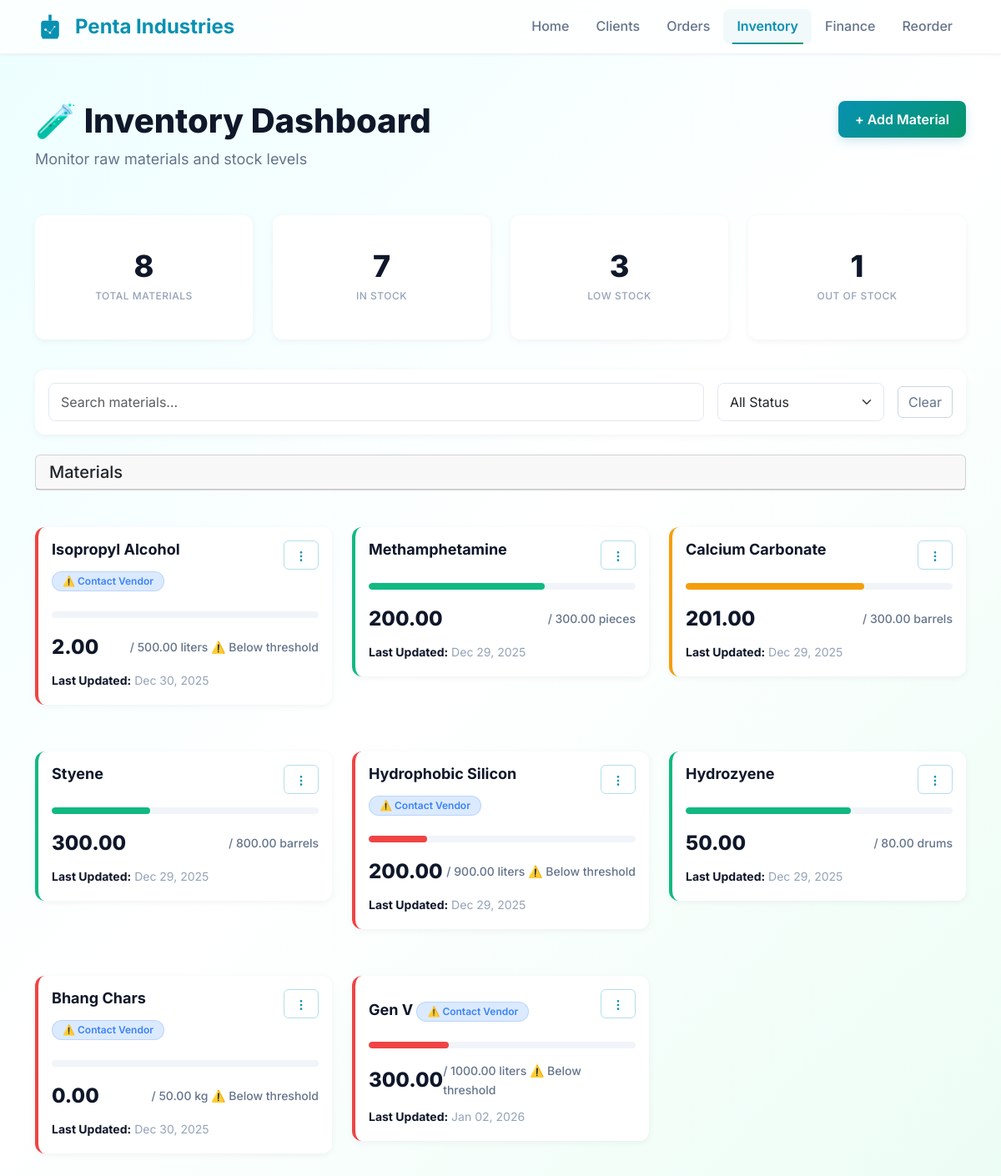
The app's page /inventory/, older data.
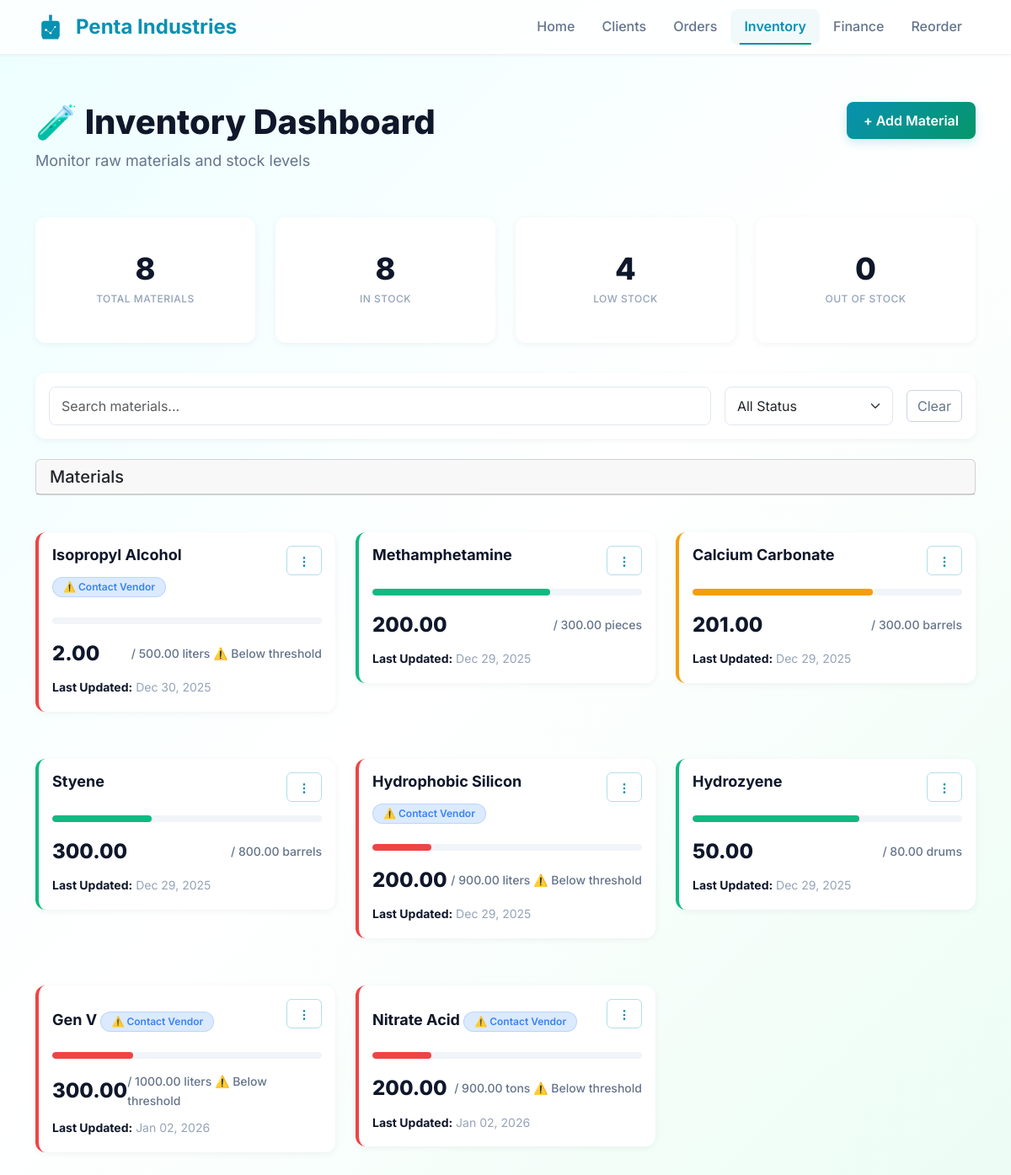
The same page, newer data.
### core/models.py (models this page shows, shortened)
class Material(models.Model):
    name = models.CharField(max_length=200)
    description = models.TextField(blank=True)
    reorder_level = models.DecimalField(max_digits=10, decimal_places=2, default=50.00)
    quantity = models.DecimalField(max_digits=10, decimal_places=2)
    unit = models.CharField(max_length=20, default='kg')
    max_quantity = models.DecimalField(max_digits=10, decimal_places=2, default=1000.00)
    threshold = models.DecimalField(max_digits=10, decimal_places=2, default=100.00)
    vendors = models.ManyToManyField('Vendor', related_name='materials', blank=True)
    last_updated = models.DateField(auto_now=True)  # ← Use DateField, not DateTimeField
    created_at = models.DateField(auto_now_add=True)  # ← Use DateField, not DateTimeField

### core/views.py (the view, shortened to what this page needs)
# urls.py: path('inventory/', views.inventory_dashboard, name='inventory_dashboard'),
def inventory_dashboard(request):
    materials = Material.objects.all()
    search_query = request.GET.get('search')
    status_filter = request.GET.get('status')
    if search_query:
        materials = materials.filter(name__icontains=search_query)
    if status_filter == 'out_of_stock':
        materials = materials.filter(quantity=0)
    elif status_filter == 'low_stock':
        materials = materials.filter(quantity__gt=0, quantity__lt=F('threshold'))
    elif status_filter == 'in_stock':
        materials = materials.filter(quantity__gt=0)
    all_materials = Material.objects.all()
    total_materials = all_materials.count()
    out_of_stock = all_materials.filter(quantity=0).count()
    in_stock = all_materials.filter(quantity__gt=0).count()
    low_stock = all_materials.filter(quantity__gt=0, quantity__lt=F('threshold')).count()
    for mat in materials:
        q = mat.quantity
        t = mat.threshold
        if q <= 0:
            mat.status = 'danger'
        elif q <= t:
            mat.status = 'danger'  # or 'warning' if you prefer
        elif q < t * Decimal('1.5'):
            mat.status = 'warning'
        else:
            mat.status = 'fill'
        max_q = max(mat.max_quantity, Decimal('1'))
        mat.bar_width = min(100, int((q / max_q) * 100))
        mat.bar_class = mat.status
        mat.show_warning = q < t
    context = {
        'materials': materials,
        'total_materials': total_materials,
        'in_stock': in_stock,
        'low_stock': low_stock,
        'out_of_stock': out_of_stock,
    }
    return render(request, 'inventory.html', context)

### templates/inventory.html (shortened to what the changed rows need)
{% load static %}
{% load math_extras %}
<!DOCTYPE html>
<html lang="en">
<head>
  <link href="https://cdn.jsdelivr.net/npm/bootstrap@5.3.2/dist/css/bootstrap.min.css" rel="stylesheet">
  <link href="{% static 'css/inventory-dashboard.css' %}" rel="stylesheet">
</head>
<body>
  <div class="container mt-4">
    <div class="d-flex justify-content-between align-items-start mb-4">
      <div>
        <h1 class="display-5 fw-bold">🧪 Inventory Dashboard</h1>
      </div>
    </div>
    <div class="row g-3 mb-4">
      <div class="col-md-3">
        <div class="card stat-card border-top border-4 border-primary">
          <div class="card-body text-center">
            <h2 class="mb-0">{{ total_materials }}</h2>
          </div>
        </div>
      </div>
      <div class="col-md-3">
        <div class="card stat-card border-top border-4 border-success">
          <div class="card-body text-center">
            <h2 class="mb-0">{{ in_stock }}</h2>
            <small class="text-muted">In Stock</small>
          </div>
        </div>
      </div>
      <div class="col-md-3">
        <div class="card stat-card border-top border-4 border-warning">
          <div class="card-body text-center">
            <h2 class="mb-0">{{ low_stock }}</h2>
            <small class="text-muted">Low Stock</small>
          </div>
        </div>
      </div>
      <div class="col-md-3">
        <div class="card stat-card border-top border-4 border-danger">
          <div class="card-body text-center">
            <h2 class="mb-0">{{ out_of_stock }}</h2>
            <small class="text-muted">Out of Stock</small>
          </div>
        </div>
      </div>
    </div>
    <div class="row g-3">
      {% for material in materials %}
      <div class="col-md-4">
        <div class="card inventory-card {{ material.status }}">
          <div class="card-body">
            <div class="d-flex justify-content-between align-items-start mb-3">
              <h6 class="material-name">
                {{ material.name }}
                {% if material.quantity < material.threshold %} <span class="contact-vendor">
                  ⚠️ Contact Vendor
                  </span>
                  {% endif %}
              </h6>
              <div class="dropdown">
                <button class="btn btn-sm btn-outline-primary" type="button" data-bs-toggle="dropdown"
                  aria-expanded="false">
                  <svg width="16" height="16" viewBox="0 0 24 24" fill="none" stroke="currentColor" stroke-width="2"
                    stroke-linecap="round">
                    <circle cx="12" cy="12" r="1" />
                    <circle cx="12" cy="5" r="1" />
                    <circle cx="12" cy="19" r="1" />
                  </svg>
                </button>
              </div>
            </div>
            <div class="quantity-bar-container">
              <div class="quantity-bar {{ material.bar_class }}" style="width: {{ material.bar_width }}%;">
              </div>
            </div>
            <div class="quantity-info mt-3">
              <span class="quantity-value">{{ material.quantity }}</span>
              <span class="quantity-threshold">
                / {{ material.max_quantity }} {{ material.unit }}
                {% if material.show_warning %}
                <span class="badge-warning">⚠️ Below threshold</span>
                {% endif %}
              </span>
            </div>
            <div class="mt-2">
              <small class="text-muted">
                <strong>Last Updated:</strong> {{ material.last_updated|date:"M d, Y" }}
              </small>
            </div>
          </div>
        </div>
      </div>
      {% endfor %}
    </div>
  </div>
</body>
</html>

Row changes from the older to the newer data that the page shows:
removed Material: name "Bhang Chars", threshold "⚠️ Contact Vendor", quantity "0.00", max_quantity "50.00", unit "kg", shows "⚠️ Below threshold", last_updated "Dec 30, 2025"
added Material: name "Nitrate Acid", threshold "⚠️ Contact Vendor", {{ material.bar_width }} 22 (drawn), quantity "200.00", max_quantity "900.00", unit "tons", shows "⚠️ Below threshold", last_updated "Jan 02, 2026"
Text that changed along with them:
{{ in_stock }}: "7" → "8"
{{ low_stock }}: "3" → "4"
{{ out_of_stock }}: "1" → "0"
